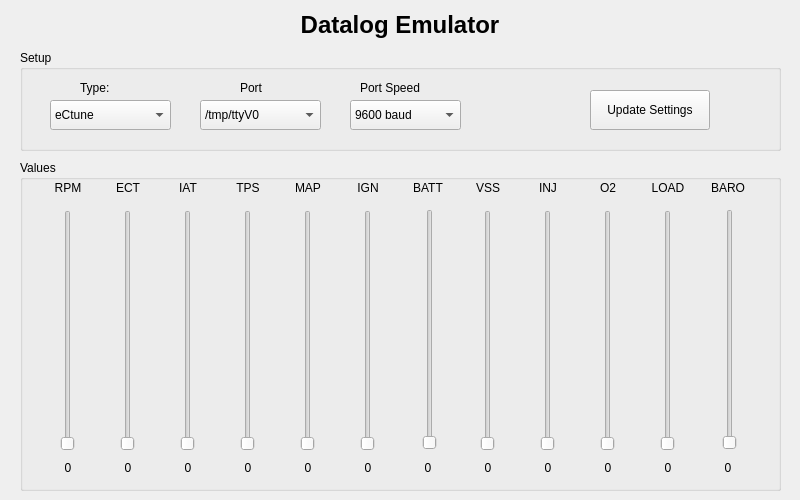
<?xml version="1.0" encoding="UTF-8"?>
<ui version="4.0">
 <class>Dmul</class>
 <widget class="QWidget" name="Dmul">
  <property name="geometry">
   <rect>
    <x>0</x>
    <y>0</y>
    <width>800</width>
    <height>500</height>
   </rect>
  </property>
  <property name="sizePolicy">
   <sizepolicy hsizetype="Fixed" vsizetype="Fixed">
    <horstretch>0</horstretch>
    <verstretch>0</verstretch>
   </sizepolicy>
  </property>
  <property name="minimumSize">
   <size>
    <width>800</width>
    <height>500</height>
   </size>
  </property>
  <property name="maximumSize">
   <size>
    <width>800</width>
    <height>500</height>
   </size>
  </property>
  <property name="windowTitle">
   <string>Dmul</string>
  </property>
  <widget class="QGroupBox" name="gb_setup">
   <property name="geometry">
    <rect>
     <x>20</x>
     <y>50</y>
     <width>761</width>
     <height>101</height>
    </rect>
   </property>
   <property name="title">
    <string>Setup</string>
   </property>
   <widget class="QComboBox" name="c_dataType">
    <property name="geometry">
     <rect>
      <x>30</x>
      <y>50</y>
      <width>121</width>
      <height>30</height>
     </rect>
    </property>
    <item>
     <property name="text">
      <string>eCtune</string>
     </property>
    </item>
    <item>
     <property name="text">
      <string>AEM EMS</string>
     </property>
    </item>
    <item>
     <property name="text">
      <string>Chrome 1.4+</string>
     </property>
    </item>
    <item>
     <property name="text">
      <string>Hondata Kpro</string>
     </property>
    </item>
   </widget>
   <widget class="QComboBox" name="c_portName">
    <property name="geometry">
     <rect>
      <x>180</x>
      <y>50</y>
      <width>121</width>
      <height>30</height>
     </rect>
    </property>
    <item>
     <property name="text">
      <string>/tmp/ttyV0</string>
     </property>
    </item>
    <item>
     <property name="text">
      <string>/tmp/ttyV1</string>
     </property>
    </item>
    <item>
     <property name="text">
      <string>CNCA0</string>
     </property>
    </item>
    <item>
     <property name="text">
      <string>CNCB0</string>
     </property>
    </item>
    <item>
     <property name="text">
      <string>/dev/ttyUSB0</string>
     </property>
    </item>
    <item>
     <property name="text">
      <string>/dev/ttyUSB1</string>
     </property>
    </item>
    <item>
     <property name="text">
      <string>COM1</string>
     </property>
    </item>
    <item>
     <property name="text">
      <string>COM2</string>
     </property>
    </item>
    <item>
     <property name="text">
      <string>COM3</string>
     </property>
    </item>
    <item>
     <property name="text">
      <string>COM4</string>
     </property>
    </item>
    <item>
     <property name="text">
      <string>COM5</string>
     </property>
    </item>
    <item>
     <property name="text">
      <string>COM6</string>
     </property>
    </item>
   </widget>
   <widget class="QComboBox" name="c_portSpeed">
    <property name="geometry">
     <rect>
      <x>330</x>
      <y>50</y>
      <width>111</width>
      <height>30</height>
     </rect>
    </property>
    <item>
     <property name="text">
      <string>9600 baud</string>
     </property>
    </item>
    <item>
     <property name="text">
      <string>19200 baud</string>
     </property>
    </item>
    <item>
     <property name="text">
      <string>38400 baud</string>
     </property>
    </item>
    <item>
     <property name="text">
      <string>115200 baud</string>
     </property>
    </item>
   </widget>
   <widget class="QLabel" name="lt_type">
    <property name="geometry">
     <rect>
      <x>60</x>
      <y>30</y>
      <width>56</width>
      <height>15</height>
     </rect>
    </property>
    <property name="text">
     <string>Type:</string>
    </property>
   </widget>
   <widget class="QLabel" name="lt_portName">
    <property name="geometry">
     <rect>
      <x>220</x>
      <y>30</y>
      <width>56</width>
      <height>15</height>
     </rect>
    </property>
    <property name="text">
     <string>Port</string>
    </property>
   </widget>
   <widget class="QLabel" name="lt_portSpeed">
    <property name="geometry">
     <rect>
      <x>340</x>
      <y>30</y>
      <width>91</width>
      <height>16</height>
     </rect>
    </property>
    <property name="text">
     <string>Port Speed</string>
    </property>
   </widget>
   <widget class="QPushButton" name="b_update">
    <property name="geometry">
     <rect>
      <x>570</x>
      <y>40</y>
      <width>120</width>
      <height>40</height>
     </rect>
    </property>
    <property name="text">
     <string>Update Settings</string>
    </property>
   </widget>
  </widget>
  <widget class="QLabel" name="lt_title">
   <property name="geometry">
    <rect>
     <x>250</x>
     <y>5</y>
     <width>300</width>
     <height>40</height>
    </rect>
   </property>
   <property name="font">
    <font>
     <pointsize>18</pointsize>
     <weight>75</weight>
     <bold>true</bold>
    </font>
   </property>
   <property name="text">
    <string>Datalog Emulator</string>
   </property>
   <property name="alignment">
    <set>Qt::AlignCenter</set>
   </property>
  </widget>
  <widget class="QGroupBox" name="gb_values">
   <property name="geometry">
    <rect>
     <x>20</x>
     <y>160</y>
     <width>761</width>
     <height>331</height>
    </rect>
   </property>
   <property name="title">
    <string>Values</string>
   </property>
   <widget class="QSlider" name="vs_rpm">
    <property name="geometry">
     <rect>
      <x>40</x>
      <y>50</y>
      <width>16</width>
      <height>241</height>
     </rect>
    </property>
    <property name="minimum">
     <number>0</number>
    </property>
    <property name="maximum">
     <number>12000</number>
    </property>
    <property name="singleStep">
     <number>10</number>
    </property>
    <property name="pageStep">
     <number>100</number>
    </property>
    <property name="value">
     <number>0</number>
    </property>
    <property name="orientation">
     <enum>Qt::Vertical</enum>
    </property>
    <property name="invertedControls">
     <bool>false</bool>
    </property>
   </widget>
   <widget class="QSlider" name="vs_ect">
    <property name="geometry">
     <rect>
      <x>100</x>
      <y>50</y>
      <width>16</width>
      <height>241</height>
     </rect>
    </property>
    <property name="minimum">
     <number>0</number>
    </property>
    <property name="maximum">
     <number>255</number>
    </property>
    <property name="value">
     <number>0</number>
    </property>
    <property name="orientation">
     <enum>Qt::Vertical</enum>
    </property>
   </widget>
   <widget class="QSlider" name="vs_iat">
    <property name="geometry">
     <rect>
      <x>160</x>
      <y>50</y>
      <width>16</width>
      <height>241</height>
     </rect>
    </property>
    <property name="minimum">
     <number>0</number>
    </property>
    <property name="maximum">
     <number>255</number>
    </property>
    <property name="value">
     <number>0</number>
    </property>
    <property name="orientation">
     <enum>Qt::Vertical</enum>
    </property>
   </widget>
   <widget class="QSlider" name="vs_tps">
    <property name="geometry">
     <rect>
      <x>220</x>
      <y>50</y>
      <width>16</width>
      <height>241</height>
     </rect>
    </property>
    <property name="maximum">
     <number>100</number>
    </property>
    <property name="orientation">
     <enum>Qt::Vertical</enum>
    </property>
   </widget>
   <widget class="QSlider" name="vs_map">
    <property name="geometry">
     <rect>
      <x>280</x>
      <y>50</y>
      <width>16</width>
      <height>241</height>
     </rect>
    </property>
    <property name="maximum">
     <number>2000</number>
    </property>
    <property name="orientation">
     <enum>Qt::Vertical</enum>
    </property>
   </widget>
   <widget class="QSlider" name="vs_ign">
    <property name="geometry">
     <rect>
      <x>340</x>
      <y>50</y>
      <width>16</width>
      <height>241</height>
     </rect>
    </property>
    <property name="orientation">
     <enum>Qt::Vertical</enum>
    </property>
   </widget>
   <widget class="QSlider" name="vs_batt">
    <property name="geometry">
     <rect>
      <x>400</x>
      <y>49</y>
      <width>20</width>
      <height>241</height>
     </rect>
    </property>
    <property name="orientation">
     <enum>Qt::Vertical</enum>
    </property>
   </widget>
   <widget class="QLabel" name="lt_rpm">
    <property name="geometry">
     <rect>
      <x>20</x>
      <y>20</y>
      <width>56</width>
      <height>15</height>
     </rect>
    </property>
    <property name="text">
     <string>RPM</string>
    </property>
    <property name="alignment">
     <set>Qt::AlignCenter</set>
    </property>
   </widget>
   <widget class="QLabel" name="lt_ect">
    <property name="geometry">
     <rect>
      <x>80</x>
      <y>20</y>
      <width>56</width>
      <height>15</height>
     </rect>
    </property>
    <property name="text">
     <string>ECT</string>
    </property>
    <property name="alignment">
     <set>Qt::AlignCenter</set>
    </property>
   </widget>
   <widget class="QLabel" name="lt_iat">
    <property name="geometry">
     <rect>
      <x>140</x>
      <y>20</y>
      <width>56</width>
      <height>15</height>
     </rect>
    </property>
    <property name="text">
     <string>IAT</string>
    </property>
    <property name="alignment">
     <set>Qt::AlignCenter</set>
    </property>
   </widget>
   <widget class="QLabel" name="lt_tps">
    <property name="geometry">
     <rect>
      <x>200</x>
      <y>20</y>
      <width>56</width>
      <height>15</height>
     </rect>
    </property>
    <property name="text">
     <string>TPS</string>
    </property>
    <property name="alignment">
     <set>Qt::AlignCenter</set>
    </property>
   </widget>
   <widget class="QLabel" name="lt_map">
    <property name="geometry">
     <rect>
      <x>260</x>
      <y>20</y>
      <width>56</width>
      <height>15</height>
     </rect>
    </property>
    <property name="text">
     <string>MAP</string>
    </property>
    <property name="alignment">
     <set>Qt::AlignCenter</set>
    </property>
   </widget>
   <widget class="QLabel" name="lt_ign">
    <property name="geometry">
     <rect>
      <x>320</x>
      <y>20</y>
      <width>56</width>
      <height>15</height>
     </rect>
    </property>
    <property name="text">
     <string>IGN</string>
    </property>
    <property name="alignment">
     <set>Qt::AlignCenter</set>
    </property>
   </widget>
   <widget class="QLabel" name="lt_batt">
    <property name="geometry">
     <rect>
      <x>380</x>
      <y>20</y>
      <width>56</width>
      <height>15</height>
     </rect>
    </property>
    <property name="text">
     <string>BATT</string>
    </property>
    <property name="alignment">
     <set>Qt::AlignCenter</set>
    </property>
   </widget>
   <widget class="QLabel" name="l_rpm">
    <property name="geometry">
     <rect>
      <x>20</x>
      <y>300</y>
      <width>56</width>
      <height>15</height>
     </rect>
    </property>
    <property name="text">
     <string>0</string>
    </property>
    <property name="alignment">
     <set>Qt::AlignCenter</set>
    </property>
   </widget>
   <widget class="QLabel" name="l_ect">
    <property name="geometry">
     <rect>
      <x>80</x>
      <y>300</y>
      <width>56</width>
      <height>15</height>
     </rect>
    </property>
    <property name="text">
     <string>0</string>
    </property>
    <property name="alignment">
     <set>Qt::AlignCenter</set>
    </property>
   </widget>
   <widget class="QLabel" name="l_iat">
    <property name="geometry">
     <rect>
      <x>140</x>
      <y>300</y>
      <width>56</width>
      <height>15</height>
     </rect>
    </property>
    <property name="text">
     <string>0</string>
    </property>
    <property name="alignment">
     <set>Qt::AlignCenter</set>
    </property>
   </widget>
   <widget class="QLabel" name="l_tps">
    <property name="geometry">
     <rect>
      <x>200</x>
      <y>300</y>
      <width>56</width>
      <height>15</height>
     </rect>
    </property>
    <property name="text">
     <string>0</string>
    </property>
    <property name="alignment">
     <set>Qt::AlignCenter</set>
    </property>
   </widget>
   <widget class="QLabel" name="l_map">
    <property name="geometry">
     <rect>
      <x>260</x>
      <y>300</y>
      <width>56</width>
      <height>15</height>
     </rect>
    </property>
    <property name="text">
     <string>0</string>
    </property>
    <property name="alignment">
     <set>Qt::AlignCenter</set>
    </property>
   </widget>
   <widget class="QLabel" name="l_ign">
    <property name="geometry">
     <rect>
      <x>320</x>
      <y>300</y>
      <width>56</width>
      <height>15</height>
     </rect>
    </property>
    <property name="text">
     <string>0</string>
    </property>
    <property name="alignment">
     <set>Qt::AlignCenter</set>
    </property>
   </widget>
   <widget class="QLabel" name="l_batt">
    <property name="geometry">
     <rect>
      <x>380</x>
      <y>300</y>
      <width>56</width>
      <height>15</height>
     </rect>
    </property>
    <property name="text">
     <string>0</string>
    </property>
    <property name="alignment">
     <set>Qt::AlignCenter</set>
    </property>
   </widget>
   <widget class="QSlider" name="vs_vss">
    <property name="geometry">
     <rect>
      <x>460</x>
      <y>50</y>
      <width>16</width>
      <height>241</height>
     </rect>
    </property>
    <property name="maximum">
     <number>255</number>
    </property>
    <property name="orientation">
     <enum>Qt::Vertical</enum>
    </property>
   </widget>
   <widget class="QSlider" name="vs_inj">
    <property name="geometry">
     <rect>
      <x>520</x>
      <y>50</y>
      <width>16</width>
      <height>241</height>
     </rect>
    </property>
    <property name="maximum">
     <number>255</number>
    </property>
    <property name="orientation">
     <enum>Qt::Vertical</enum>
    </property>
   </widget>
   <widget class="QSlider" name="vs_O2">
    <property name="geometry">
     <rect>
      <x>580</x>
      <y>50</y>
      <width>16</width>
      <height>241</height>
     </rect>
    </property>
    <property name="maximum">
     <number>255</number>
    </property>
    <property name="orientation">
     <enum>Qt::Vertical</enum>
    </property>
   </widget>
   <widget class="QSlider" name="vs_load">
    <property name="geometry">
     <rect>
      <x>640</x>
      <y>50</y>
      <width>16</width>
      <height>241</height>
     </rect>
    </property>
    <property name="maximum">
     <number>255</number>
    </property>
    <property name="orientation">
     <enum>Qt::Vertical</enum>
    </property>
   </widget>
   <widget class="QSlider" name="vs_baro">
    <property name="geometry">
     <rect>
      <x>700</x>
      <y>49</y>
      <width>20</width>
      <height>241</height>
     </rect>
    </property>
    <property name="maximum">
     <number>255</number>
    </property>
    <property name="orientation">
     <enum>Qt::Vertical</enum>
    </property>
   </widget>
   <widget class="QLabel" name="lt_vss">
    <property name="geometry">
     <rect>
      <x>440</x>
      <y>20</y>
      <width>56</width>
      <height>15</height>
     </rect>
    </property>
    <property name="text">
     <string>VSS</string>
    </property>
    <property name="alignment">
     <set>Qt::AlignCenter</set>
    </property>
   </widget>
   <widget class="QLabel" name="lt_inj">
    <property name="geometry">
     <rect>
      <x>500</x>
      <y>20</y>
      <width>56</width>
      <height>15</height>
     </rect>
    </property>
    <property name="text">
     <string>INJ</string>
    </property>
    <property name="alignment">
     <set>Qt::AlignCenter</set>
    </property>
   </widget>
   <widget class="QLabel" name="lt_O2">
    <property name="geometry">
     <rect>
      <x>560</x>
      <y>20</y>
      <width>56</width>
      <height>15</height>
     </rect>
    </property>
    <property name="text">
     <string>O2</string>
    </property>
    <property name="alignment">
     <set>Qt::AlignCenter</set>
    </property>
   </widget>
   <widget class="QLabel" name="lt_load">
    <property name="geometry">
     <rect>
      <x>620</x>
      <y>20</y>
      <width>56</width>
      <height>15</height>
     </rect>
    </property>
    <property name="text">
     <string>LOAD</string>
    </property>
    <property name="alignment">
     <set>Qt::AlignCenter</set>
    </property>
   </widget>
   <widget class="QLabel" name="lt_baro">
    <property name="geometry">
     <rect>
      <x>680</x>
      <y>20</y>
      <width>56</width>
      <height>15</height>
     </rect>
    </property>
    <property name="text">
     <string>BARO</string>
    </property>
    <property name="alignment">
     <set>Qt::AlignCenter</set>
    </property>
   </widget>
   <widget class="QLabel" name="l_vss">
    <property name="geometry">
     <rect>
      <x>440</x>
      <y>300</y>
      <width>56</width>
      <height>15</height>
     </rect>
    </property>
    <property name="text">
     <string>0</string>
    </property>
    <property name="alignment">
     <set>Qt::AlignCenter</set>
    </property>
   </widget>
   <widget class="QLabel" name="l_inj">
    <property name="geometry">
     <rect>
      <x>500</x>
      <y>300</y>
      <width>56</width>
      <height>15</height>
     </rect>
    </property>
    <property name="text">
     <string>0</string>
    </property>
    <property name="alignment">
     <set>Qt::AlignCenter</set>
    </property>
   </widget>
   <widget class="QLabel" name="l_O2">
    <property name="geometry">
     <rect>
      <x>560</x>
      <y>300</y>
      <width>56</width>
      <height>15</height>
     </rect>
    </property>
    <property name="text">
     <string>0</string>
    </property>
    <property name="alignment">
     <set>Qt::AlignCenter</set>
    </property>
   </widget>
   <widget class="QLabel" name="l_load">
    <property name="geometry">
     <rect>
      <x>620</x>
      <y>300</y>
      <width>56</width>
      <height>15</height>
     </rect>
    </property>
    <property name="text">
     <string>0</string>
    </property>
    <property name="alignment">
     <set>Qt::AlignCenter</set>
    </property>
   </widget>
   <widget class="QLabel" name="l_baro">
    <property name="geometry">
     <rect>
      <x>680</x>
      <y>300</y>
      <width>56</width>
      <height>15</height>
     </rect>
    </property>
    <property name="text">
     <string>0</string>
    </property>
    <property name="alignment">
     <set>Qt::AlignCenter</set>
    </property>
   </widget>
  </widget>
 </widget>
 <layoutdefault spacing="6" margin="11"/>
 <resources/>
 <connections>
  <connection>
   <sender>vs_rpm</sender>
   <signal>valueChanged(int)</signal>
   <receiver>l_rpm</receiver>
   <slot>setNum(int)</slot>
   <hints>
    <hint type="sourcelabel">
     <x>67</x>
     <y>330</y>
    </hint>
    <hint type="destinationlabel">
     <x>67</x>
     <y>467</y>
    </hint>
   </hints>
  </connection>
  <connection>
   <sender>vs_ect</sender>
   <signal>valueChanged(int)</signal>
   <receiver>l_ect</receiver>
   <slot>setNum(int)</slot>
   <hints>
    <hint type="sourcelabel">
     <x>177</x>
     <y>330</y>
    </hint>
    <hint type="destinationlabel">
     <x>177</x>
     <y>467</y>
    </hint>
   </hints>
  </connection>
  <connection>
   <sender>vs_iat</sender>
   <signal>valueChanged(int)</signal>
   <receiver>l_iat</receiver>
   <slot>setNum(int)</slot>
   <hints>
    <hint type="sourcelabel">
     <x>287</x>
     <y>330</y>
    </hint>
    <hint type="destinationlabel">
     <x>287</x>
     <y>467</y>
    </hint>
   </hints>
  </connection>
  <connection>
   <sender>vs_tps</sender>
   <signal>valueChanged(int)</signal>
   <receiver>l_tps</receiver>
   <slot>setNum(int)</slot>
   <hints>
    <hint type="sourcelabel">
     <x>397</x>
     <y>330</y>
    </hint>
    <hint type="destinationlabel">
     <x>397</x>
     <y>467</y>
    </hint>
   </hints>
  </connection>
  <connection>
   <sender>vs_map</sender>
   <signal>valueChanged(int)</signal>
   <receiver>l_map</receiver>
   <slot>setNum(int)</slot>
   <hints>
    <hint type="sourcelabel">
     <x>507</x>
     <y>330</y>
    </hint>
    <hint type="destinationlabel">
     <x>507</x>
     <y>467</y>
    </hint>
   </hints>
  </connection>
  <connection>
   <sender>vs_ign</sender>
   <signal>valueChanged(int)</signal>
   <receiver>l_ign</receiver>
   <slot>setNum(int)</slot>
   <hints>
    <hint type="sourcelabel">
     <x>617</x>
     <y>330</y>
    </hint>
    <hint type="destinationlabel">
     <x>617</x>
     <y>467</y>
    </hint>
   </hints>
  </connection>
  <connection>
   <sender>vs_batt</sender>
   <signal>valueChanged(int)</signal>
   <receiver>l_batt</receiver>
   <slot>setNum(int)</slot>
   <hints>
    <hint type="sourcelabel">
     <x>729</x>
     <y>329</y>
    </hint>
    <hint type="destinationlabel">
     <x>727</x>
     <y>467</y>
    </hint>
   </hints>
  </connection>
  <connection>
   <sender>vs_vss</sender>
   <signal>valueChanged(int)</signal>
   <receiver>l_vss</receiver>
   <slot>setNum(int)</slot>
   <hints>
    <hint type="sourcelabel">
     <x>487</x>
     <y>330</y>
    </hint>
    <hint type="destinationlabel">
     <x>487</x>
     <y>467</y>
    </hint>
   </hints>
  </connection>
  <connection>
   <sender>vs_inj</sender>
   <signal>valueChanged(int)</signal>
   <receiver>l_inj</receiver>
   <slot>setNum(int)</slot>
   <hints>
    <hint type="sourcelabel">
     <x>547</x>
     <y>330</y>
    </hint>
    <hint type="destinationlabel">
     <x>547</x>
     <y>467</y>
    </hint>
   </hints>
  </connection>
  <connection>
   <sender>vs_O2</sender>
   <signal>valueChanged(int)</signal>
   <receiver>l_O2</receiver>
   <slot>setNum(int)</slot>
   <hints>
    <hint type="sourcelabel">
     <x>607</x>
     <y>330</y>
    </hint>
    <hint type="destinationlabel">
     <x>607</x>
     <y>467</y>
    </hint>
   </hints>
  </connection>
  <connection>
   <sender>vs_load</sender>
   <signal>valueChanged(int)</signal>
   <receiver>l_load</receiver>
   <slot>setNum(int)</slot>
   <hints>
    <hint type="sourcelabel">
     <x>667</x>
     <y>330</y>
    </hint>
    <hint type="destinationlabel">
     <x>667</x>
     <y>467</y>
    </hint>
   </hints>
  </connection>
  <connection>
   <sender>vs_baro</sender>
   <signal>valueChanged(int)</signal>
   <receiver>l_baro</receiver>
   <slot>setNum(int)</slot>
   <hints>
    <hint type="sourcelabel">
     <x>729</x>
     <y>329</y>
    </hint>
    <hint type="destinationlabel">
     <x>727</x>
     <y>467</y>
    </hint>
   </hints>
  </connection>
 </connections>
</ui>
